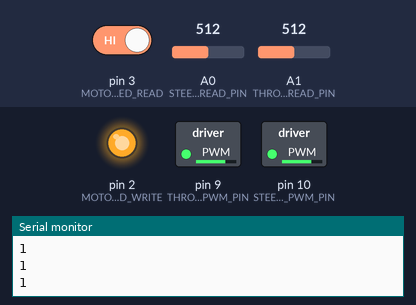
The sketch below on a simulated Arduino Uno, built with avr-gcc and run on an emulated ATmega328P. Shown: switched loads named in the sketch (green lamp = pin HIGH), output pins drawn as LEDs (lit = HIGH), the last lines printed to the serial monitor. Inputs (shaded band) come from the test bench; at power-on: pin 3 (MOTORS_ENABLED_READ) HIGH, A0 (STEERING_READ_PIN) = 512, A1 (THROTTLE_READ_PIN) = 512.

Above: at 1.2 s.
1.3 s: pin 3 (MOTORS_ENABLED_READ) driven LOW
At 3.0 s:
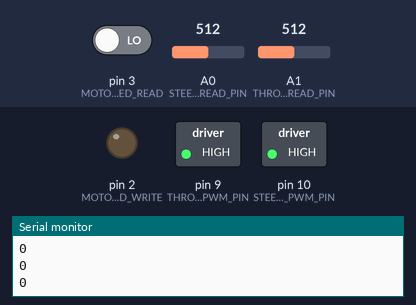
3.3 s: A0 (STEERING_READ_PIN) set to 518
At 6.1 s:
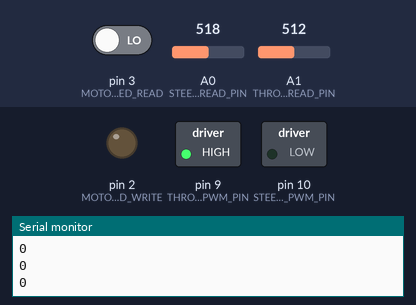
6.3 s: A1 (THROTTLE_READ_PIN) set to 716
At 7.1 s:
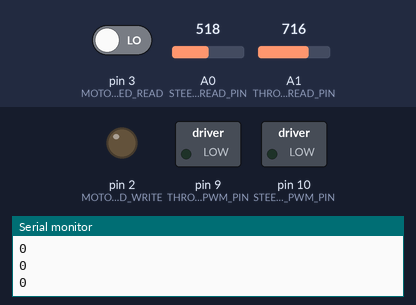
7.8 s: A0 (STEERING_READ_PIN) set to 511
At 10.6 s:
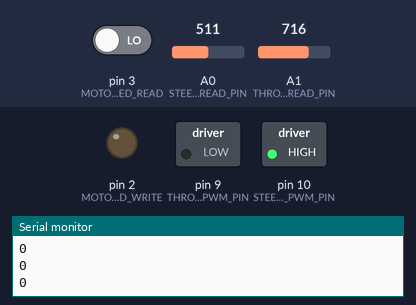
10.8 s: A1 (THROTTLE_READ_PIN) set to 511
At 10.92 s:
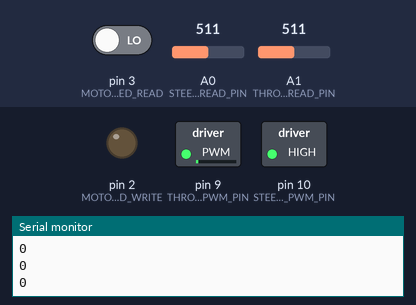
13.8 s: A0 (STEERING_READ_PIN) set to 1023
At 38.0 s:
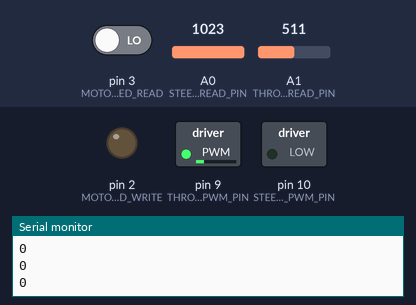
Timing chart, 0 to 51.9 s (numbered marks = the images above; inputs shaded):
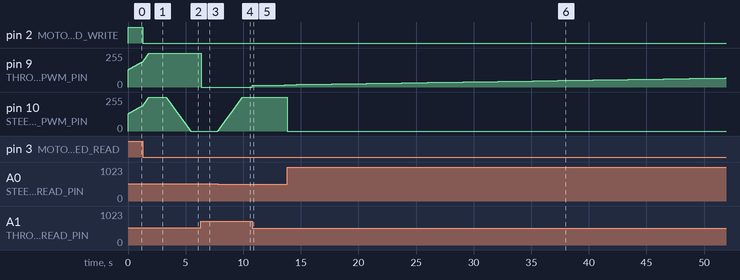

The sketch:

wheelchair_controller.pde
```cpp
#define THROTTLE_PWM_PIN 9
#define STEERING_PWM_PIN 10

#define THROTTLE_READ_PIN 1
#define STEERING_READ_PIN 0

#define MOTORS_ENABLED_READ 3
#define MOTORS_ENABLED_WRITE 2

#define NEUTRAL_COMMAND 127
#define MIN_1V 57
#define MAX_4V 197

#define ESTOP_WAIT_SECONDS 2

int throttle_command = NEUTRAL_COMMAND;
int steering_command = NEUTRAL_COMMAND;

// PID gains
const float ktp = 0.3;
const float kti = 0.04;
const float ksp = 0.6;
const float ksi = 0.04;

// PID state variables
int ti = 0.0;
int si = 0.0;

// timeout variable
unsigned long time;
#define MAX_PERIOD 66 // gives a minimum rate of 15.1Hz

void executeCommand() {
  // Run the throttle PID iteration
  int err = throttle_command-(analogRead(THROTTLE_READ_PIN)-7)/4; // Error term, analog offset is to get better neutral position
  int pTerm = (int) (ktp * err);
  ti = ti + err;
  int iTerm = (int) (kti * ti);
  int cmd = throttle_command+pTerm+iTerm;
  ti = ti + 20*(outputSaturation(cmd) - cmd); // Prevent integral windup
  analogWrite(THROTTLE_PWM_PIN, outputSaturation(cmd));

  /*Serial.print(throttle_command);
  Serial.print(" ");
  Serial.print(outputSaturation(cmd));
  Serial.print(" " );
  Serial.print(analogRead(THROTTLE_READ_PIN)/4);
  Serial.print("\n");*/

  // Run the steering PID iteration
  err = steering_command-(analogRead(STEERING_READ_PIN)-6)/4; // Error term, analog offset is to get better neutral position
  pTerm = (int) (ksp * err);
  si = si + err;
  iTerm = (int) (ksi * si);
  cmd = steering_command+pTerm+iTerm;
  si = si + 20*(outputSaturation(cmd) - cmd); // Prevent integral windup
  analogWrite(STEERING_PWM_PIN, outputSaturation(cmd));
}

int avoidJoyStickFault(int cmd){
  if(cmd < MIN_1V){
     return  MIN_1V;
  } else {
    if(cmd > MAX_4V){
      return MAX_4V;
    }
  }
  return cmd;
}

int outputSaturation(int cmd){
    if(cmd < 0){
     return  0;
  } else {
    if(cmd > 255){
      return 255;
    }
  }
  return cmd;
}

byte checkSum(byte b1, byte b2, byte b3){
    return ~(b1 + b2 + b3)+1;
}

void setup() {
  // Change the analog reference to avoid possible issues with USB supplies
  analogReference(EXTERNAL);

  Serial.begin(115200);

  // Initialization
  analogWrite(THROTTLE_PWM_PIN, NEUTRAL_COMMAND);
  analogWrite(STEERING_PWM_PIN, NEUTRAL_COMMAND);
  pinMode(MOTORS_ENABLED_READ, INPUT);
  pinMode(MOTORS_ENABLED_WRITE, OUTPUT);


  Serial.flush();
  time = millis();
}

// This loop runs very fast, like 3000 Hz, so limit it down on the prints
// countMulti 100 produces 27 to 30Hz outputs, much easier.
int lCounter = 0;
int countMult = 100;

void loop() {
  // Check estop and write status
  byte motorsEnabled = digitalRead(MOTORS_ENABLED_READ);
  digitalWrite(MOTORS_ENABLED_WRITE, motorsEnabled);
  if(lCounter % countMult == 0){
    if(motorsEnabled == 0){
      Serial.print("0\n");
    } else {
      Serial.print("1\n");
    }
  }

  if(motorsEnabled == 0){
    throttle_command = avoidJoyStickFault(NEUTRAL_COMMAND);
    steering_command = avoidJoyStickFault(NEUTRAL_COMMAND);
    // Wait and do nothing until the motors are reenabled
    while(!digitalRead(MOTORS_ENABLED_READ)){
      digitalWrite(MOTORS_ENABLED_WRITE, 0);
      if(lCounter % countMult == 0){
        Serial.print("0\n");
      }
      executeCommand();
      lCounter++;
    }
    unsigned long eStopTime = millis();
    // Wait for n seconds for the center to be achieved
    while(millis() - eStopTime < 1000*ESTOP_WAIT_SECONDS){
      if(!digitalRead(MOTORS_ENABLED_READ)){  // Lost the estop, time to restart the process
        digitalWrite(MOTORS_ENABLED_WRITE, 0);
        break;
      }
      digitalWrite(MOTORS_ENABLED_WRITE, 1);
      if(lCounter % countMult == 0){
        Serial.print("0\n");
      }
      executeCommand();
      lCounter++;
    }
    // Finally made it out of this estop cycle, time to get rid of any built up serial mess
    Serial.flush();
  } else if(Serial.available()) {
    byte b[4];
    for(int i = 0; i < 4; i++){
      int lastVal = Serial.read();
      while(lastVal == -1){
        lastVal = Serial.read();
      }
      b[i] = lastVal;
    }

    // byte format is uint8_t throttle, uint8_t steering, utint8_t speed, uint8_t check
    byte tTemp = b[0];
    byte sTemp = b[1];
    byte spTemp = b[2];  // No longer used
    byte check = b[3];
    if(check == checkSum(tTemp, sTemp, spTemp)){
      throttle_command = avoidJoyStickFault(tTemp);
      steering_command = avoidJoyStickFault(sTemp);

      // Store the current time
      time = millis();

    } else { // Something's gone wrong in the serial, flush and try again
      Serial.flush();
      // Keep timing
    }
  } else if((millis() - time) > MAX_PERIOD){
    // We've missed the desired rate, time to stop
    throttle_command = avoidJoyStickFault(NEUTRAL_COMMAND);
    steering_command = avoidJoyStickFault(NEUTRAL_COMMAND);
  }
  executeCommand();
  lCounter++;
}
```

Measured:
- the behaviour switches between 517 and 518 on A0 (STEERING_READ_PIN) (found by bisection; images 1 and 2)
- after the input at 1.3 s, pin 2 (MOTORS_ENABLED_WRITE): HIGH → LOW at once
- after the input at 3.3 s, pin 10 (STEERING_PWM_PIN): moves from 255/255 to 0/255 over 2.1 s, starting at once
- after the input at 6.3 s, pin 9 (THROTTLE_PWM_PIN): 255/255 → 0/255 at once
- after the input at 7.8 s, pin 10 (STEERING_PWM_PIN): moves from 0/255 to 255/255 over 2.1 s, starting at once
- after the input at 10.8 s, pin 9 (THROTTLE_PWM_PIN): 0/255 → 14/255 at once, → 15/255 0.25 s later, → 16/255 2.5 s later
- after the input at 13.8 s, pin 10 (STEERING_PWM_PIN): 255/255 → 0/255 at once
